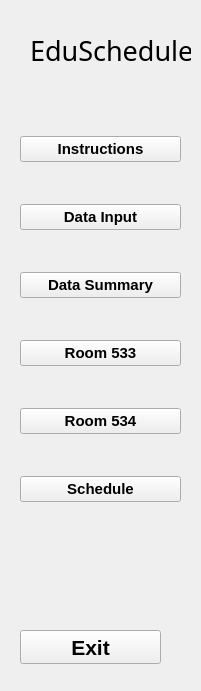
      <widget class="QWidget" name="menu_widget" native="true">
       <property name="geometry">
        <rect>
         <x>-10</x>
         <y>-10</y>
         <width>201</width>
         <height>691</height>
        </rect>
       </property>
       <widget class="QLabel" name="title_label">
        <property name="geometry">
         <rect>
          <x>30</x>
          <y>30</y>
          <width>161</width>
          <height>41</height>
         </rect>
        </property>
        <property name="font">
         <font>
          <family>Myanmar Text</family>
          <pointsize>20</pointsize>
         </font>
        </property>
        <property name="text">
         <string>EduSchedule</string>
        </property>
       </widget>
       <widget class="QPushButton" name="exit_button">
        <property name="geometry">
         <rect>
          <x>20</x>
          <y>630</y>
          <width>141</width>
          <height>34</height>
         </rect>
        </property>
        <property name="font">
         <font>
          <family>Arial</family>
          <pointsize>16</pointsize>
          <weight>75</weight>
          <bold>true</bold>
         </font>
        </property>
        <property name="text">
         <string>Exit</string>
        </property>
        <property name="checkable">
         <bool>true</bool>
        </property>
        <property name="autoExclusive">
         <bool>true</bool>
        </property>
       </widget>
       <widget class="QWidget" name="layoutWidget">
        <property name="geometry">
         <rect>
          <x>20</x>
          <y>100</y>
          <width>161</width>
          <height>439</height>
         </rect>
        </property>
        <layout class="QVBoxLayout" name="verticalLayout_2">
         <item>
          <widget class="QPushButton" name="instructions_page_btn">
           <property name="font">
            <font>
             <family>Arial</family>
             <pointsize>11</pointsize>
             <weight>75</weight>
             <italic>false</italic>
             <bold>true</bold>
            </font>
           </property>
           <property name="text">
            <string>Instructions</string>
           </property>
          </widget>
         </item>
         <item>
          <widget class="QPushButton" name="rooms_page_btn">
           <property name="font">
            <font>
             <family>Arial</family>
             <pointsize>11</pointsize>
             <weight>75</weight>
             <italic>false</italic>
             <bold>true</bold>
            </font>
           </property>
           <property name="text">
            <string>Data Input</string>
           </property>
           <property name="checkable">
            <bool>true</bool>
           </property>
           <property name="autoExclusive">
            <bool>true</bool>
           </property>
          </widget>
         </item>
         <item>
          <widget class="QPushButton" name="data_page_button">
           <property name="font">
            <font>
             <family>Arial</family>
             <pointsize>11</pointsize>
             <weight>75</weight>
             <italic>false</italic>
             <bold>true</bold>
            </font>
           </property>
           <property name="text">
            <string>Data Summary</string>
           </property>
           <property name="checkable">
            <bool>true</bool>
           </property>
           <property name="autoExclusive">
            <bool>true</bool>
           </property>
          </widget>
         </item>
         <item>
          <widget class="QPushButton" name="room_533_page_btn">
           <property name="font">
            <font>
             <family>Arial</family>
             <pointsize>11</pointsize>
             <weight>75</weight>
             <italic>false</italic>
             <bold>true</bold>
            </font>
           </property>
           <property name="text">
            <string>Room 533</string>
           </property>
          </widget>
         </item>
         <item>
          <widget class="QPushButton" name="room_534_page_btn">
           <property name="font">
            <font>
             <family>Arial</family>
             <pointsize>11</pointsize>
             <weight>75</weight>
             <italic>false</italic>
             <bold>true</bold>
            </font>
           </property>
           <property name="text">
            <string>Room 534</string>
           </property>
          </widget>
         </item>
         <item>
          <widget class="QPushButton" name="schedule_page_button">
           <property name="font">
            <font>
             <family>Arial</family>
             <pointsize>11</pointsize>
             <weight>75</weight>
             <italic>false</italic>
             <bold>true</bold>
            </font>
           </property>
           <property name="text">
            <string>Schedule</string>
           </property>
           <property name="checkable">
            <bool>true</bool>
           </property>
           <property name="autoExclusive">
            <bool>true</bool>
           </property>
          </widget>
         </item>
        </layout>
       </widget>
      </widget>
